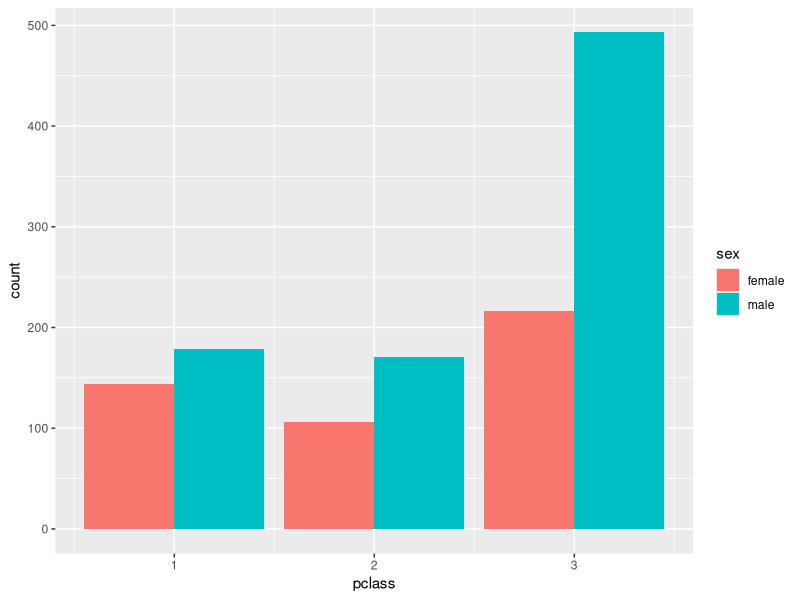
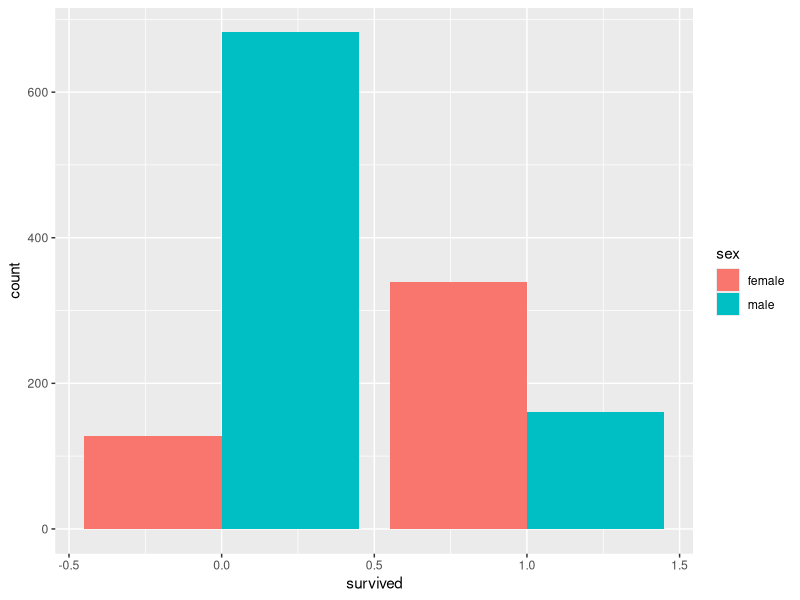

Source code (R) for these figures, in order: (Note: this script raises an error after producing the figures.)
library(tidyverse)
titanic <- read_csv("titanic/titanic_clean.csv")

# titanic is avaliable in your workspace
# 1 - Check the structure of titanic
str(titanic)

# 2 - Use ggplot() for the first instruction
ggplot(titanic, aes(x = pclass, fill = sex)) + geom_bar(position = "dodge")
ggplot(titanic, aes(x = survived)) + geom_bar(position="dodge", aes(fill=sex))

# 3 - Plot 2, add facet_grid() layer
ggplot(titanic, aes(x = pclass, fill = sex)) +
  geom_bar(position = "dodge") + facet_grid(. ~ Survived)

# 4 - Define an object for position jitterdodge, to use below
posn.jd <- position_jitterdodge(0.5, 0, 0.6)

# 5 - Plot 3, but use the position object from instruction 4
ggplot(titanic, aes(x = pclass, y=age, col = sex)) + 
  geom_point(size=3, alpha=0.5, position=posn.jd) 
#+ facet_grid(. ~ Survived)

